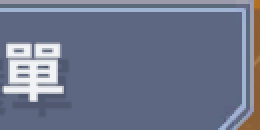
#> input picture assets/anchors/title_data_sync.png, 130 x 65 px (shown 2 times larger)
$ python -i locator.py   (imports and definitions only)
#> lines starting #> are read from the running program, lines starting #| are printed output that depends on the picture; after the words box and inside, x2 and y2 are one past the last pixel; in counts of white or black regions, pixels touching at a corner belong together
#> further down, picture is the input picture: shape (65, 130, 3); mean B, G, R 139.8, 117.2, 109.1
"""Visual UI Element Locator and Click Verification Utility.

Provides automated, deterministic coordinate discovery, visual marking,
and frame-difference verification to eliminate manual coordinate guesswork.
"""
from typing import Dict, List, Optional, Tuple, Union

import cv2
import numpy as np
from loguru import logger


class UILocator:
    """Automated coordinate discovery and click verification toolkit."""

    # [58 lines left out: function mark_point, not called in this run]

    @staticmethod
    def detect_foreground_clusters(
        frame: np.ndarray,
        roi: Optional[Tuple[int, int, int, int]] = None,
        min_size: Tuple[int, int] = (30, 30),
        max_size: Tuple[int, int] = (400, 400)
    ) -> List[Tuple[int, int, int, int]]:
        """
        Detect non-background interactive UI clusters (e.g. tech trees, icon grids).

        Args:
            frame: Full BGR screenshot.
            roi: Optional (x, y, w, h) to restrict search area.
            min_size: Minimum (w, h) bounding box.
            max_size: Maximum (w, h) bounding box.

        Returns:
            List of (x, y, w, h) bounding boxes.
        """
#> called with min_size = (30, 30), max_size = (400, 400)
        search_frame = frame
        offset_x, offset_y = 0, 0
        if roi:
            rx, ry, rw, rh = roi
            search_frame = frame[ry:ry+rh, rx:rx+rw]
            offset_x, offset_y = rx, ry

        # Convert to HSV and detect high saturation/value foreground elements
        hsv = cv2.cvtColor(search_frame, cv2.COLOR_BGR2HSV)
#> hsv: shape (65, 130, 3); mean H, S, V 109.1, 67.5, 142.2
        sat = hsv[:, :, 1]
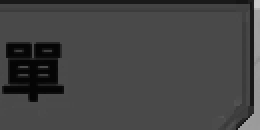
#> sat: shape (65, 130) (shown 2 times larger); min 3, max 207, mean 67.5
        val = hsv[:, :, 2]
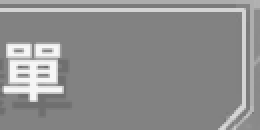
#> val: shape (65, 130) (shown 2 times larger); min 111, max 246, mean 142.2
        fg_mask = (sat > 40) | (val > 180)
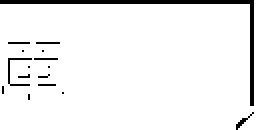
#> fg_mask: shape (65, 130) bool (shown 2 times larger); 94.4% white; 16 black regions (14 under 20 px)

        contours, _ = cv2.findContours(fg_mask.astype(np.uint8), cv2.RETR_EXTERNAL, cv2.CHAIN_APPROX_SIMPLE)
#> contours = 1 contour; box (x1, y1, x2, y2) and area: (0, 0, 130, 65) 7829
        results = []

        for c in contours:
            x, y, w, h = cv2.boundingRect(c)
            if min_size[0] <= w <= max_size[0] and min_size[1] <= h <= max_size[1]:
                results.append((x + offset_x, y + offset_y, w, h))
#> this loop made 1 pass
#> after the loop, results = [(0, 0, 130, 65)]

        # Sort top-to-bottom, left-to-right
        results = sorted(results, key=lambda b: (b[1] // 80, b[0]))
        return results

    # [38 lines left out: function verify_click_effect, not called in this run]

>>> import cv2
>>> picture = cv2.imread('../assets/anchors/title_data_sync.png')
>>> result = UILocator().detect_foreground_clusters(picture)
#> result = [(0, 0, 130, 65)]
